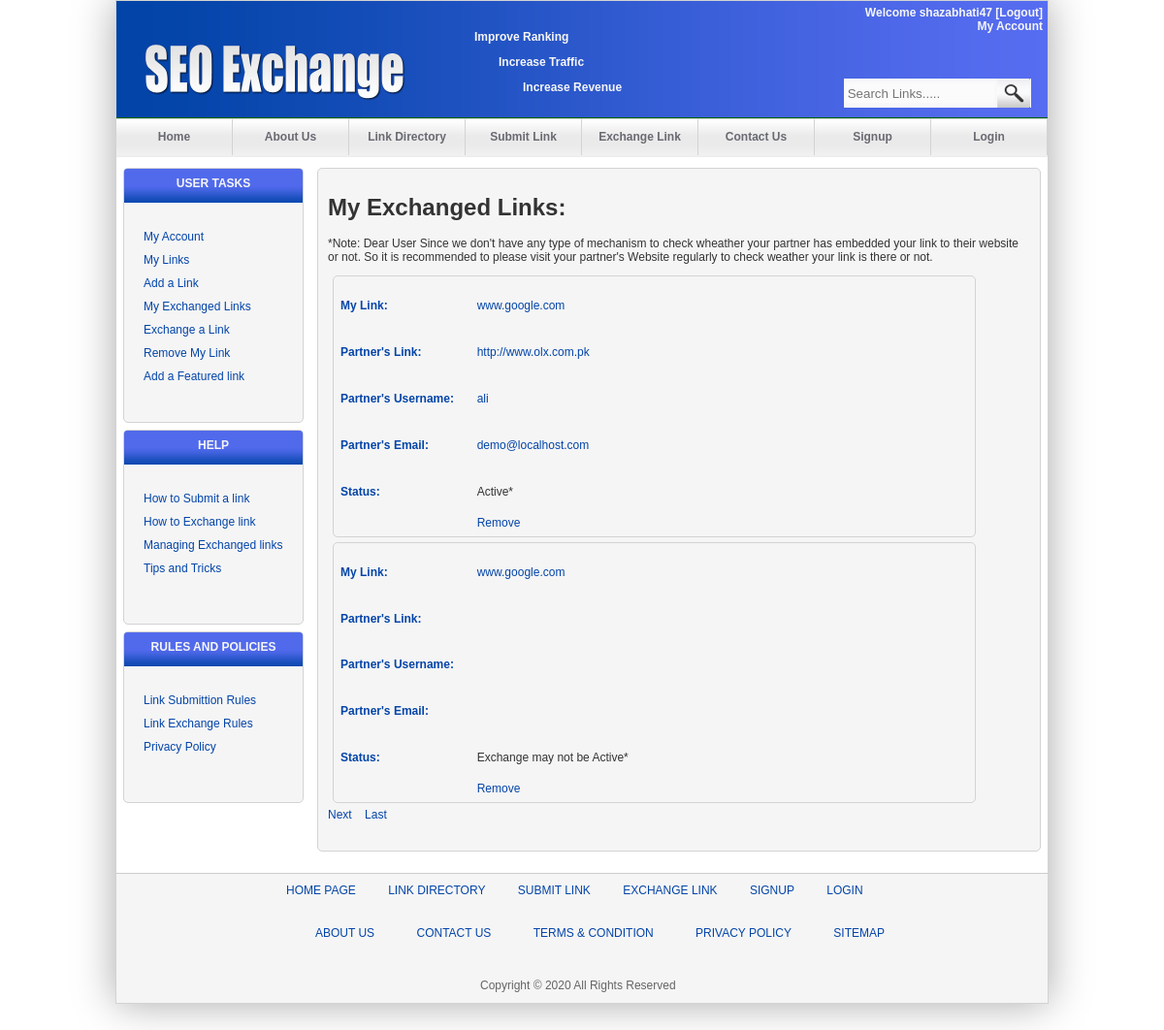
Screenshot of /MyExchangedLinks.php (signed in) with the database file from the repository.
### tables this page shows
CREATE TABLE IF NOT EXISTS `links` (
  `id` int(11) NOT NULL AUTO_INCREMENT,
  `title` varchar(30) NOT NULL,
  `link` varchar(100) NOT NULL,
  `category` int(11) NOT NULL,
  `subcatgory` int(11) NOT NULL,
  `discription` text NOT NULL,
  `keywords` text NOT NULL,
  `email` varchar(50) NOT NULL,
  `isFeatured` tinyint(1) NOT NULL,
  `user` int(11) DEFAULT NULL,
  PRIMARY KEY (`id`),
  KEY `category` (`category`),
  KEY `subcatgory` (`subcatgory`),
  KEY `user` (`user`)
);

CREATE TABLE IF NOT EXISTS `users` (
  `id` int(11) NOT NULL AUTO_INCREMENT,
  `username` varchar(50) NOT NULL,
  `password` varchar(50) NOT NULL,
  `email` varchar(50) NOT NULL,
  PRIMARY KEY (`id`)
);

CREATE TABLE IF NOT EXISTS `exchangedlinks` (
  `id` int(11) NOT NULL AUTO_INCREMENT,
  `link1` int(11) DEFAULT NULL,
  `user1` int(11) DEFAULT NULL,
  `link2` int(11) DEFAULT NULL,
  `user2` int(11) DEFAULT NULL,
  `isValid` tinyint(1) DEFAULT NULL,
  PRIMARY KEY (`id`),
  KEY `link1` (`link1`),
  KEY `user1` (`user1`),
  KEY `link2` (`link2`),
  KEY `user2` (`user2`)
);

### MyExchangedLinks.php (the view, shortened to what this page needs)
<?php require_once('Connections/seoExchangeDbConnection.php'); ?>
<?php
if (!function_exists("GetSQLValueString")) {
function GetSQLValueString($theValue, $theType, $theDefinedValue = "", $theNotDefinedValue = "")
{
  $theValue = function_exists("mysql_real_escape_string") ? mysql_real_escape_string($theValue) : mysql_escape_string($theValue);
  switch ($theType) {
    case "long":
    case "int":
      $theValue = ($theValue != "") ? intval($theValue) : "NULL";
      break;
  }
  return $theValue;
}
}
$currentPage = $_SERVER["PHP_SELF"];
$maxRows_RecordsetExchangedLinks = 2;
$pageNum_RecordsetExchangedLinks = 0;
$startRow_RecordsetExchangedLinks = $pageNum_RecordsetExchangedLinks * $maxRows_RecordsetExchangedLinks;
$colname_RecordsetExchangedLinks = "-1";
if (isset($_SESSION['MM_UserId'])) {
  $colname_RecordsetExchangedLinks = $_SESSION['MM_UserId'];
}
$query_RecordsetExchangedLinks = sprintf("SELECT * FROM exchangedlinks WHERE user1 = %s OR user2 = %s", GetSQLValueString($colname_RecordsetExchangedLinks, "int"),GetSQLValueString($colname_RecordsetExchangedLinks, "int"));
$query_limit_RecordsetExchangedLinks = sprintf("%s LIMIT %d, %d", $query_RecordsetExchangedLinks, $startRow_RecordsetExchangedLinks, $maxRows_RecordsetExchangedLinks);
$RecordsetExchangedLinks = mysql_query($query_limit_RecordsetExchangedLinks, $seoExchangeDbConnection) or die(mysql_error());
$row_RecordsetExchangedLinks = mysql_fetch_assoc($RecordsetExchangedLinks);
if (isset($_GET['totalRows_RecordsetExchangedLinks'])) {
  $totalRows_RecordsetExchangedLinks = $_GET['totalRows_RecordsetExchangedLinks'];
} else {
  $all_RecordsetExchangedLinks = mysql_query($query_RecordsetExchangedLinks);
  $totalRows_RecordsetExchangedLinks = mysql_num_rows($all_RecordsetExchangedLinks);
}
$totalPages_RecordsetExchangedLinks = ceil($totalRows_RecordsetExchangedLinks/$maxRows_RecordsetExchangedLinks)-1;
$queryString_RecordsetExchangedLinks = "";
$queryString_RecordsetExchangedLinks = sprintf("&totalRows_RecordsetExchangedLinks=%d%s", $totalRows_RecordsetExchangedLinks, $queryString_RecordsetExchangedLinks);
?>
<!DOCTYPE html PUBLIC "-//W3C//DTD XHTML 1.0 Transitional//EN" "http://www.w3.org/TR/xhtml1/DTD/xhtml1-transitional.dtd">
<html xmlns="http://www.w3.org/1999/xhtml">
<head>
<link href="Styles/main.css" rel="stylesheet" type="text/css" />
<link href="SpryAssets/SpryMenuBarHorizontal.css" rel="stylesheet" type="text/css" />
</head>
<body>
<div id="HeaderText">
  <p>Improve Ranking</p>
  <p style="text-indent:25px">Increase Traffic</p>
  <p style="text-indent:50px">Increase Revenue</p>
</div>
<div id="container" style="height:1033px">
  <div id="header">
    <div id="logo"> <a href="index.php"><img src="images/Logo SEO Exchange.png" width="268" height="58" alt="seo Exchange Logo" longdesc="index.php" border="none;"/></a></div>
    <div id="navbar">
      <ul id="MenuBar1" class="MenuBarHorizontal">
        <li><a href="index.php">Home</a></li>
        <li><a href="AboutUs.php">About Us</a></li>
        <li><a href="LinkDirectory.php">Link Directory</a></li>
        <li><a href="SubmitLink.php">Submit Link</a></li>
        <li><a href="ExchangeLink.php">Exchange Link</a></li>
        <li><a href="ContactUs.php">Contact Us</a></li>
        <li><a href="Signup.php">Signup</a></li>
        <li><a href="login.php">Login</a></li>
      </ul>
    </div>
    <div id="DivUserWelcome">
      <?php
	   $urlLogout="<a href='/doLogout.php' style='color:#F6F6F6'> [Logout] </a>";
if (isset($_SESSION['MM_Username'])){echo "Welcome  ".$_SESSION['MM_Username']."  ".$urlLogout;
          echo  "<br /><a href='/myAccount.php' style='color:#F6F6F6'> My Account </a><br />";}?>
    </div>
    <div id="searchbar">
      <form id="Searchform" name="Searchform" method="get" action="Search.php">
        <input name="searchField" type="text" id="searchField" placeholder=" Search Links....." />
        <input type="submit" name="searchButton" id="searchButton" value="  " />
      </form>
    </div>
  </div>
  <div id="main">
    <div id="sidebar">
      <div class="panel">
        <div class="panelHeading">user tasks</div>
        <div class="panelBody">
          <ul>
            <?php
		  if (isset($_SESSION['MM_Username'])){?>
            <li><a href="../myAccount.php">My Account</a></li>
            <?php }?>
            <a href="myLinks.php">
            <li>My Links</li>
            </a> <a href="SubmitLink.php">
            <li>Add a Link</li>
            </a> <a href="MyExchangedLinks.php">
            <li>My Exchanged Links</li>
            </a> <a href="ExchangeLink.php">
            <li>Exchange a Link</li>
            </a> <a href="RemoveMyLink.php">
            <li>Remove My  Link</li>
            </a> <a href="AddFeatured.php">Add a Featured link</a>
          </ul>
        </div>
      </div>
      <div class="panel">
        <div class="panelHeading">Help</div>
        <div class="panelBody">
          <ul>
            <a href="HowToSubmitLink.php">
            <li>How to Submit a link</li>
            </a> <a href="HowToExchange.php">
            <li>How to Exchange link</li>
            </a> <a href="HowToManage.php">
            <li>Managing Exchanged links</li>
            </a> <a href="Tips.php">
            <li>Tips and Tricks</li>
            </a>
          </ul>
        </div>
      </div>
      <div class="panel">
        <div class="panelHeading">Rules and policies</div>
        <div class="panelBody">
          <ul>
            <a href="LinkSubmitRules.php">
            <li>Link Submittion Rules</li>
            </a> <a href="LinkExchangeRules.php">
            <li>Link Exchange Rules</li>
            </a> <a href="Privacy.php">
            <li>Privacy Policy </li>
            </a>
          </ul>
        </div>
      </div>
    </div>
    <div id="content" style="height:734px">
      <div class="panel">
        <div class="panelBody">
          <h1>My Exchanged Links:</h1>
          <p>*Note: Dear User Since we don't have any type of mechanism to check wheather your partner has embedded your link to their website or not. So it is recommended to please visit your partner's Website regularly to check weather your link is there or not. </p>
          <?php do { if ($row_RecordsetExchangedLinks){?>
          <table width="663"
          style=" border: solid 1px lightgray; border-radius: 5px; margin: 5px; padding: 5px;">
            <tr>
              <td width="139"><h4>My Link:</h4></td>
              <td width="508"><?php
			  if ($row_RecordsetExchangedLinks['user1']== $_SESSION['MM_UserId'])
			  { $myLinkId = $row_RecordsetExchangedLinks['link1'];
			  $query_RecordsetMyLinks = sprintf("SELECT link FROM links WHERE id = %s",
			  GetSQLValueString($myLinkId, "int"));
			  $RecordsetMyLinks = mysql_query($query_RecordsetMyLinks,$seoExchangeDbConnection) or
			  die(mysql_error());
			  $row_RecordsetMyLinks = mysql_fetch_assoc($RecordsetMyLinks);
			  echo "<a href=\"".$row_RecordsetMyLinks['link']
			  ."\" target=\"_blank\">".$row_RecordsetMyLinks['link']."</a>";
			  }
			  ?></td>
            </tr>
            <tr>
              <td><h4>Partner's Link:</h4></td>
              <td><?php
			   if ($row_RecordsetExchangedLinks['user1']== $_SESSION['MM_UserId'])
			  {$myLinkId = $row_RecordsetExchangedLinks['link2'];
			  $query_RecordsetMyLinks = sprintf("SELECT link FROM links WHERE id = %s",
			  GetSQLValueString($myLinkId, "int"));
			  $RecordsetMyLinks = mysql_query($query_RecordsetMyLinks,$seoExchangeDbConnection) or
			  die(mysql_error());
			  $row_RecordsetMyLinks = mysql_fetch_assoc($RecordsetMyLinks);
			  echo "<a href=\"".$row_RecordsetMyLinks['link']
			  ."\" target=\"_blank\">".$row_RecordsetMyLinks['link']."</a>";
			  }?></td>
            </tr>
            <tr>
              <td><h4>Partner's Username:</h4></td>
              <td><?php
			   if ($row_RecordsetExchangedLinks['user2'] == $_SESSION['MM_UserId'])
			  { mysql_select_db($database_seoExchangeDbConnection, $seoExchangeDbConnection);
			  $query_RecordsetPartnerUser = sprintf("SELECT username, email FROM users WHERE id =%s", GetSQLValueString($row_RecordsetExchangedLinks['user1'], "int"));
			  $RecordsetPartnerUser = mysql_query($query_RecordsetPartnerUser, $seoExchangeDbConnection )
			  or die(mysql_error());
			  $row_RecordsetPartnerUser = mysql_fetch_assoc($RecordsetPartnerUser);
			   echo "<a href=\"\">".$row_RecordsetPartnerUser['username']."</a>";
			   }
			  else {
			  $query_RecordsetPartnerUser = sprintf("SELECT username, email FROM users WHERE id =%s", GetSQLValueString($row_RecordsetExchangedLinks['user2'], "int"));
			  $RecordsetPartnerUser = mysql_query($query_RecordsetPartnerUser, $seoExchangeDbConnection )
			  or die(mysql_error());
			  $row_RecordsetPartnerUser = mysql_fetch_assoc($RecordsetPartnerUser);
			  echo "<a href=\"\">".$row_RecordsetPartnerUser['username']."</a>";
			  }?></td>
            </tr>
            <tr>
              <td><h4>Partner's Email:</h4></td>
              <td><?php
			  if (isset ($row_RecordsetPartnerUser['email'])){
				  echo "<a href=\"mailto:".$row_RecordsetPartnerUser['email']."\">".$row_RecordsetPartnerUser['email']."</a>";
				  }?></td>
            </tr>
            <tr>
              <td><h4>Status:</h4></td>
              <td><?php
			  if($row_RecordsetExchangedLinks['isValid']==1)
			  {echo "Active*";}
			  else {echo "Exchange may not be Active*";} ?></td>
            </tr>
            <tr>
              <td>&nbsp;</td>
              <td><a href="removeExchanged.php<?php echo"?id=".$row_RecordsetExchangedLinks['id']."&amp;status=".$row_RecordsetExchangedLinks['isValid']."&amp;partneremail=".$row_RecordsetPartnerUser['email']."&amp;mylink=".$row_RecordsetMyLinks['link'];?>">Remove</a></td>
            </tr>
          </table>
          <?php }
	else {echo "No Links Found..";}
	 } while ($row_RecordsetExchangedLinks = mysql_fetch_assoc($RecordsetExchangedLinks)); ?>
          <?php if ($pageNum_RecordsetExchangedLinks < $totalPages_RecordsetExchangedLinks) {  ?>
            <?php if ($totalRows_RecordsetExchangedLinks > 0) {  ?>
              <a href="<?php printf("%s?pageNum_RecordsetExchangedLinks=%d%s", $currentPage, min($totalPages_RecordsetExchangedLinks, $pageNum_RecordsetExchangedLinks + 1), $queryString_RecordsetExchangedLinks); ?>">Next&nbsp;&nbsp;&nbsp;</a>
              <?php }  ?>
            <?php }  ?>
          <?php if ($pageNum_RecordsetExchangedLinks < $totalPages_RecordsetExchangedLinks) {  ?>
            <?php if ($totalRows_RecordsetExchangedLinks > 0) {  ?>
              <a href="<?php printf("%s?pageNum_RecordsetExchangedLinks=%d%s", $currentPage, $totalPages_RecordsetExchangedLinks, $queryString_RecordsetExchangedLinks); ?>">Last </a>
              <?php }  ?>
            <?php }  ?>
        </div>
      </div>
    </div>
  </div>
  <div id="footer">
    <div id="footnav">
      <ul>
        <a href="index.php">
        <li>Home Page</li>
        </a> <a href="LinkDirectory.php">
        <li>link directory</li>
        </a> <a href="SubmitLink.php">
        <li>submit link</li>
        </a> <a href="ExchangeLink.php">
        <li>exchange link</li>
        </a> <a href="Signup.php">
        <li>signup</li>
        </a> <a href="login.php">
        <li>Login</li>
        </a>
      </ul>
    </div>
    <div id="footcontent">
      <ul>
        <a href="AboutUs.php">
        <li>About Us</li>
        </a> <a href="ContactUs.php">
        <li>Contact Us</li>
        </a> <a href="TermConditions.php">
        <li>Terms & Condition</li>
        </a> <a href="Privacy.php">
        <li>Privacy Policy</li>
        </a> <a href="index.php">
        <li>Sitemap</li>
        </a>
      </ul>
    </div>
    <div id="copyright">
      Copyright &copy; <?php echo date('Y');?> All Rights Reserved </div>
  </div>
</div>
</body>
</html>

### rows the page displays
links: link "www.google.com"
links: link "http://www.olx.com.pk"
users: username "ali", email "demo@localhost.com"
exchangedlinks: link1.link "www.google.com", isValid "Exchange may not be Active*"

### other values shown
$_SESSION['MM_Username'] "shazabhati47"
